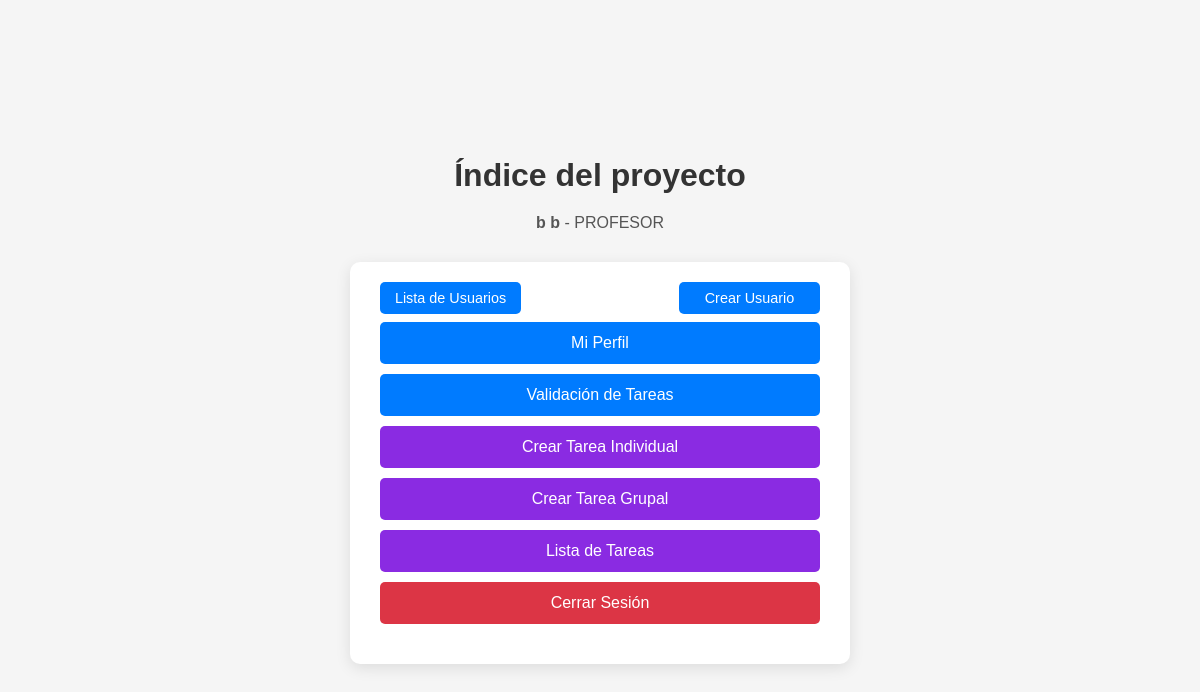
The page /indice/ (signed in) on the database its author committed.
### Aplicaciones/models.py (models this page shows, shortened)
class Usuario(AbstractUser):
    ROL_CHOICES = (
        ('ALUMNO', 'Alumno'),
        ('PROFESOR', 'Profesor'),
    )
    rol = models.CharField(max_length=10, choices=ROL_CHOICES)

### Aplicaciones/views.py (the view)
# urls.py: path('indice/', views.indice, name='indice'),
@login_required
def indice(request):
    return render(request, 'Aplicaciones/indice.html')

### Aplicaciones/templates/Aplicaciones/indice.html (shortened to what this page needs)
<!DOCTYPE html>
<html>
<head>
</head>
<body>
    <div class="header-info">
        <h1>Índice del proyecto</h1>
        {% if user.is_authenticated %}
            <p>
                <strong>{{ user.first_name }} {{ user.last_name }}</strong> -
                <span>
                    {{ user.rol }}
                </span>
            </p>
        {% endif %}
    </div>
    <div class="container">
        <a href="{% url 'lista_usuarios' %}" class="lista-usuarios-btn">Lista de Usuarios</a>
        <a href="{% url 'crear_usuario' %}" class="crear-usuario-btn">Crear Usuario</a>
        <a href="{% url 'perfil_usuario' %}">Mi Perfil</a>
        {% if user.is_authenticated and user.rol == 'PROFESOR' %}
            <a href="{% url 'validacion_profesor' %}">Validación de Tareas</a>
        {% endif %}
        <a href="{% url 'crear_tarea_individual' %}" class="btn-tareas">Crear Tarea Individual</a>
        <a href="{% url 'crear_tarea_grupal' %}" class="btn-tareas">Crear Tarea Grupal</a>
        <a href="{% url 'lista_tareas' %}" class="btn-tareas">Lista de Tareas</a>
        <a href="{% url 'logout' %}" class="btn-logout">Cerrar Sesión</a>
    </div>
</body>
</html>

### Aplicaciones/templates/Aplicaciones/indice.html (style rules this page uses)
body { font-family: Arial, sans-serif; background-color: #f5f5f5; display: flex; flex-direction: column; justify-content: center; align-items: center; min-height: 100vh; margin: 0; }
.container { background-color: #ffffff; padding: 30px; padding-top: 50px; border-radius: 10px; box-shadow: 0 4px 15px rgba(0,0,0,0.1); width: 100%; max-width: 500px; box-sizing: border-box; position: relative; }
h1 { text-align: center; margin-bottom: 20px; color: #333; }
.header-info { text-align: center; margin-bottom: 20px; }
.header-info p { margin: 10px 0; color: #555; }
a { display: block; padding: 12px; margin: 10px 0; background-color: #007bff; color: white; text-align: center; text-decoration: none; border-radius: 5px; transition: background-color 0.3s; }
.btn-tareas { background-color: blueviolet; }
.btn-logout { background-color: #dc3545; }
.crear-usuario-btn { position: absolute; top: 20px; right: 30px; width: 25%; margin: 0; padding: 8px; font-size: 0.9rem; }
.lista-usuarios-btn { position: absolute; top: 20px; left: 30px; width: 25%; margin: 0; padding: 8px; font-size: 0.9rem; }

### rows shown on the page
Usuario: first_name "b", last_name "b", rol "PROFESOR"
